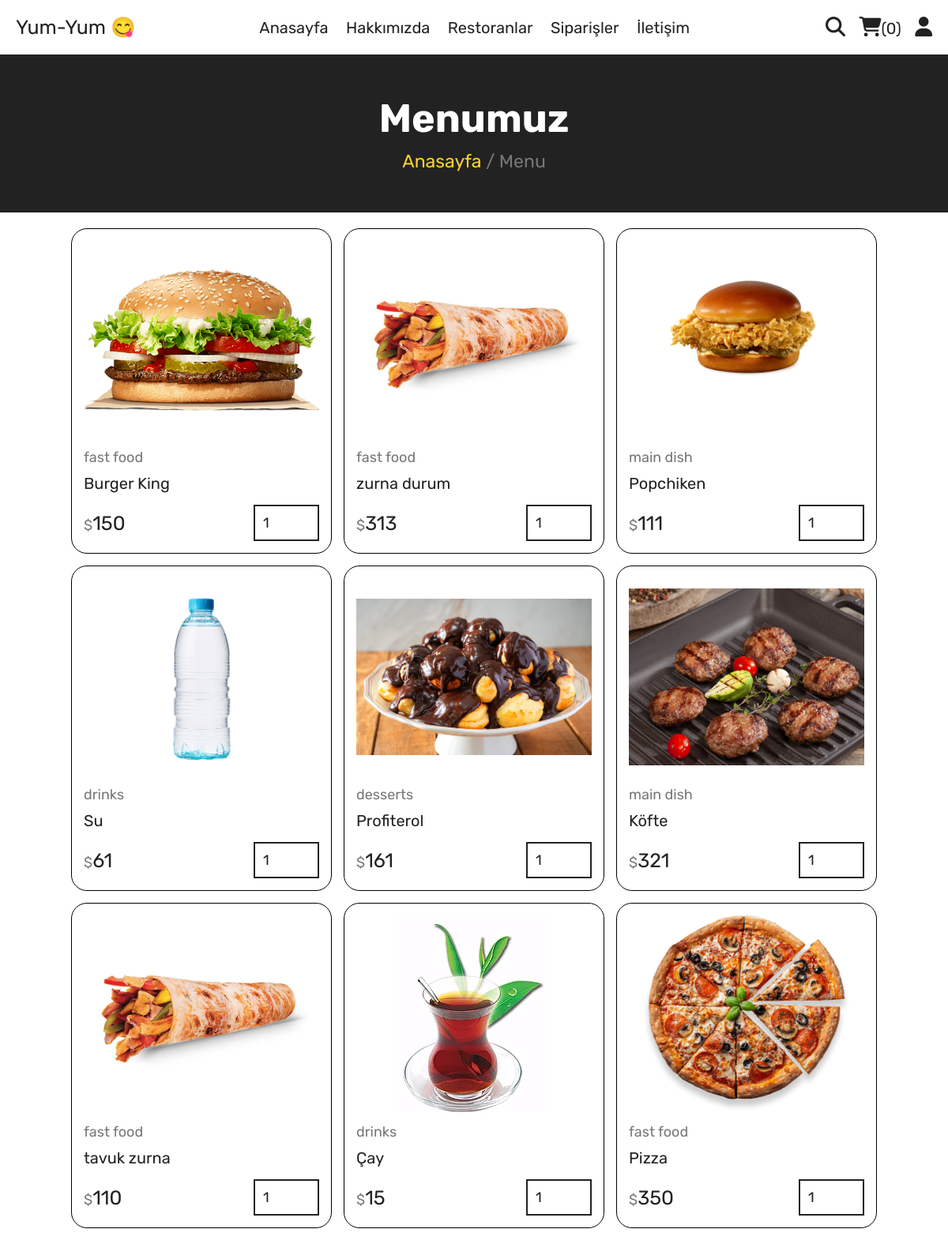
Page /menu.php on the committed database.
### tables this page shows
CREATE TABLE `products` (
  `id` int(11) NOT NULL,
  `name` varchar(100) NOT NULL,
  `category` varchar(100) NOT NULL,
  `price` int(11) NOT NULL,
  `image` varchar(100) NOT NULL,
  `admin_id` int(11) DEFAULT NULL
);

### menu.php (the view, shortened to what this page needs)
<?php
include 'components/connect.php';
?>
<!DOCTYPE html>
<html lang="en">
<head>
   <link rel="stylesheet" href="https://cdnjs.cloudflare.com/ajax/libs/font-awesome/6.1.1/css/all.min.css">
   <link rel="stylesheet" href="css/style.css">
</head>
<body>
<?php include 'components/user_header.php'; ?>
<div class="heading">
   <h3>menumuz</h3>
   <p><a href="home.php">Anasayfa</a> <span> / Menu</span></p>
</div>
<section class="products">
   <div class="box-container" >
      <?php
         if(isset($_GET['admin_id'])){
            $admin_id = $_GET['admin_id'];
            $select_products = $conn->prepare("SELECT * FROM products WHERE admin_id = :admin_id");
            $select_products->bindParam(':admin_id', $admin_id);
            $select_products->execute();
         }else{
            $select_products = $conn->prepare("SELECT * FROM products");
            $select_products->execute();
         }
            if($select_products->rowCount() > 0){
               while($fetch_products = $select_products->fetch(PDO::FETCH_ASSOC)){
      ?>
      <form action="" method="post" class="box" style="border-radius:20px; border:1px solid">
         <img src="uploaded_img/<?= $fetch_products['image']; ?>" alt="">
         <a href="category.php?category=<?= $fetch_products['category']; ?>" class="cat"><?= $fetch_products['category']; ?></a>
         <div class="name"><?= $fetch_products['name']; ?></div>
         <div class="flex">
            <div class="price"><span>$</span><?= $fetch_products['price']; ?></div>
            <input type="number" name="qty" class="qty" min="1" max="99" value="1" maxlength="2">
         </div>
      </form>
      <?php
               }
            }else{
               echo '<p class="empty">Bu Restoran İçin Bir Ürün Bulunamadı!</p>';
            }
      ?>
   </div>
</section>
</body>
</html>

### components/user_header.php (shortened to what this page needs)
<header class="header" style="border:none">
   <section class="flex">
      <a href="home.php" class="logo">Yum-Yum 😋</a>
      <nav class="navbar">
         <a href="home.php">Anasayfa</a>
         <a href="about.php">Hakkımızda</a>
         <a href="restoran.php">Restoranlar</a>
         <a href="orders.php">Siparişler</a>
         <a href="contact.php">İletişim</a>
      </nav>
      <div class="icons">
         <?php
            $count_cart_items = $conn->prepare("SELECT * FROM `cart` WHERE user_id = ?");
            $count_cart_items->execute([$user_id]);
            $total_cart_items = $count_cart_items->rowCount();
         ?>
         <a href="search.php"><i class="fas fa-search"></i></a>
         <a href="cart.php"><i class="fas fa-shopping-cart"></i><span>(<?= $total_cart_items; ?>)</span></a>
         <div id="user-btn" class="fas fa-user"></div>
      </div>
   </section>
</header>

### css/style.css (style rules this page uses)
:root { --yellow:#fed330; --red:#e74c3c; --white:#fff; --black:#222; --light-color:#777; --border:.2rem solid var(--black); }
* { font-family: 'Rubik', sans-serif; margin:0; padding:0; box-sizing: border-box; outline: none; border: none; text-decoration: none; }
html { font-size: 62.5%; overflow-x: hidden; scroll-behavior: smooth; stop-opacity: 7rem; }
section { margin:0 auto; max-width: 1200px; padding:2rem; }
.heading { display: flex; align-items: center; justify-content: center; gap:1rem; flex-flow: column; background-color: var(--black); min-height: 20rem; }
.heading h3 { font-size: 5rem; color:var(--white); text-transform: capitalize; }
.heading p { font-size: 2.3rem; color:var(--light-color); }
.heading p a { color:var(--yellow); }
.header { position: sticky; top:0; left:0; right:0; z-index: 1000; background-color: var(--white); border-bottom: var(--border); }
.header .flex { display: flex; align-items: center; justify-content: space-between; position: relative; }
.header .flex .logo { font-size: 2.5rem; color:var(--black); }
.header .flex .navbar a { font-size: 2rem; color:var(--black); margin:0 1rem; }
.header .flex .icons > * { margin-left: 1.5rem; font-size: 2.5rem; color:var(--black); cursor: pointer; }
.header .flex .icons span { font-size: 2rem; }
.products .box-container { display: grid; grid-template-columns: repeat(auto-fit, 33rem); justify-content: center; align-items: flex-start; gap:1.5rem; }
.products .box-container .box { border:var(--border); padding:1.5rem; position: relative; overflow: hidden; }
.products .box-container .box img { height: 25rem; width: 100%; object-fit: contain; margin-bottom: 1rem; }
.products .box-container .box .cat { font-size: 1.8rem; color:var(--light-color); }
.products .box-container .box .name { font-size: 2rem; color:var(--black); margin:1rem 0; }
.products .box-container .box .flex { display: flex; align-items: center; gap:1rem; margin-top: 1.5rem; }
.products .box-container .box .flex .price { margin-right: auto; font-size: 2.5rem; color:var(--black); }
.products .box-container .box .flex .price span { color:var(--light-color); font-size: 1.8rem; }
.products .box-container .box .flex .qty { padding:1rem; border:var(--border); font-size: 1.8rem; color:var(--black); }

### rows in the picture
products: image (picture), category "fast food", name "Burger King", price "150"
products: image (picture), category "fast food", name "zurna durum", price "313"
products: image (picture), category "main dish", name "Popchiken", price "111"
products: image (picture), category "drinks", name "Su", price "61"
products: image (picture), category "desserts", name "Profiterol", price "161"
products: image (picture), category "main dish", name "Köfte", price "321"
products: image (picture), category "fast food", name "tavuk zurna", price "110"
products: image (picture), category "drinks", name "Çay", price "15"
products: image (picture), category "fast food", name "Pizza", price "350"

### other values in the picture
$total_cart_items "0"
